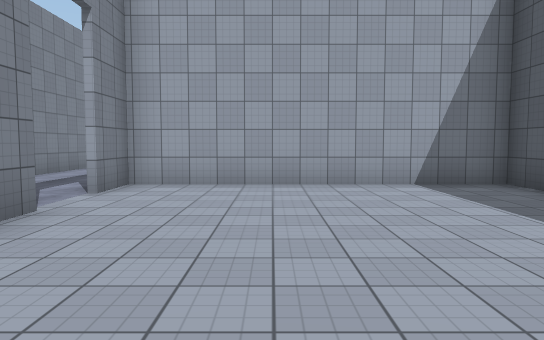
View 1 (above)

18 first-person views from a walk through a scene from a Unity 3-D project. The camera is 1.5 m above the floor, tilts 4° down and sees 70° across. The floor is counted in squares, 2 m on a side. Each view is taken from the middle of a square. On the plan, view 1 faces up. The plan holds only what a view shows up to about 12 squares ahead; the rest is blank. The place goes on beyond the plan. Surface patterns are stand-ins for the level's own textures.

View 2
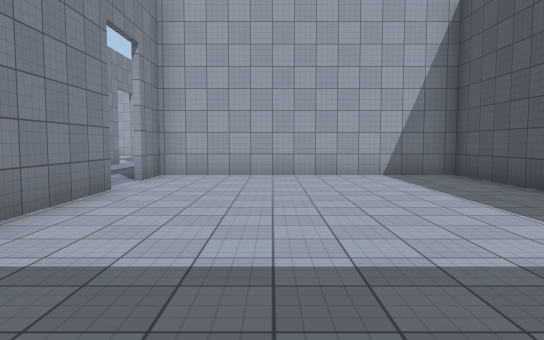

View 3
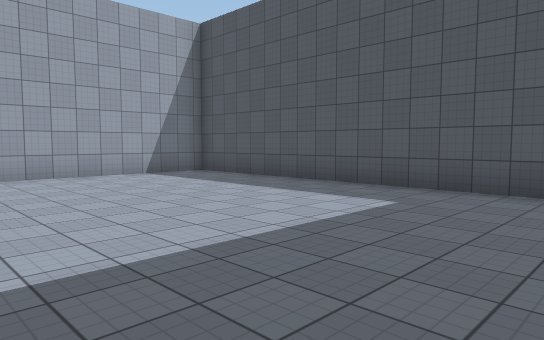

View 4
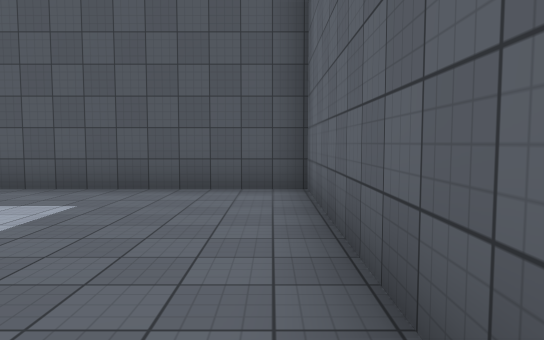

View 5
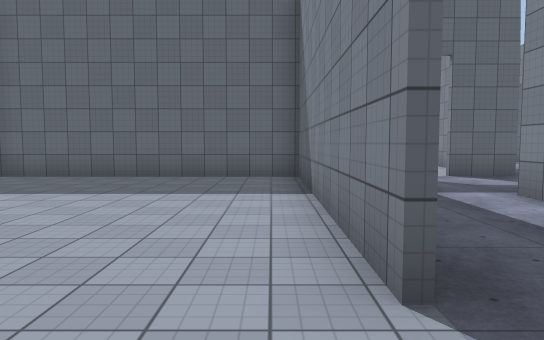

View 6
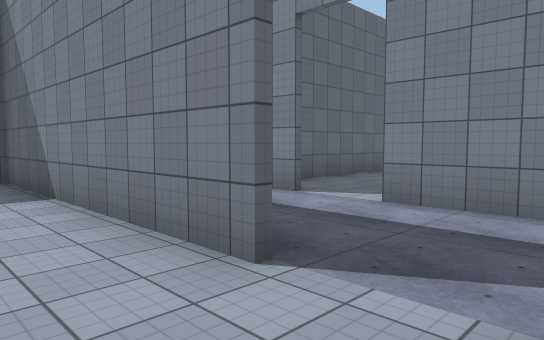

View 7
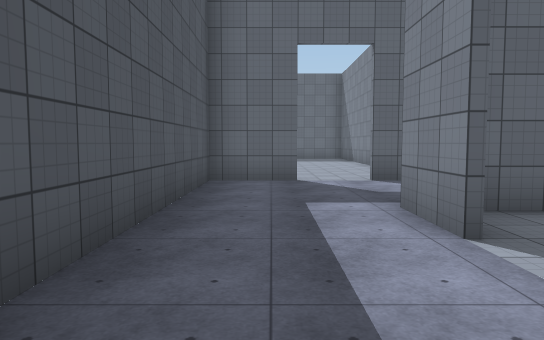

View 8
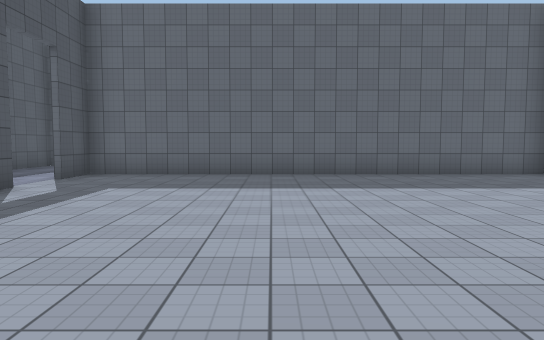

View 9
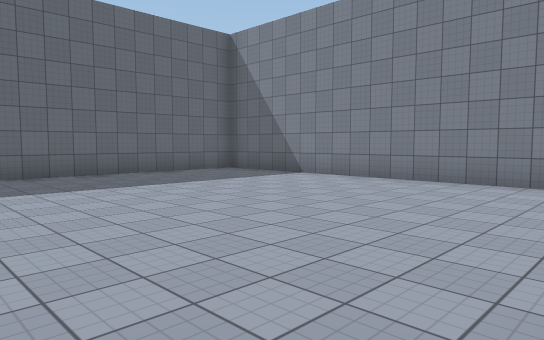

View 10
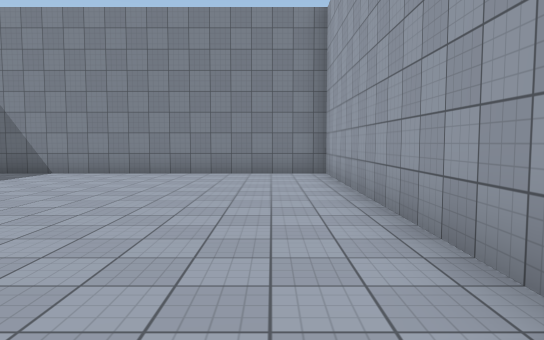

View 11
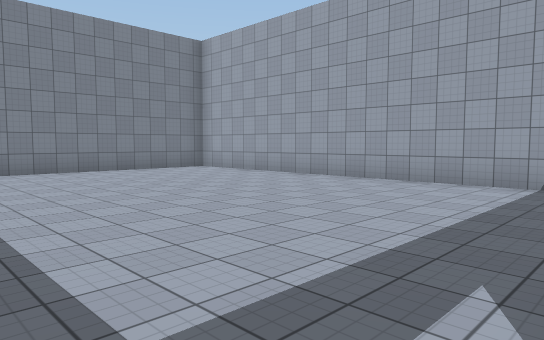

View 12
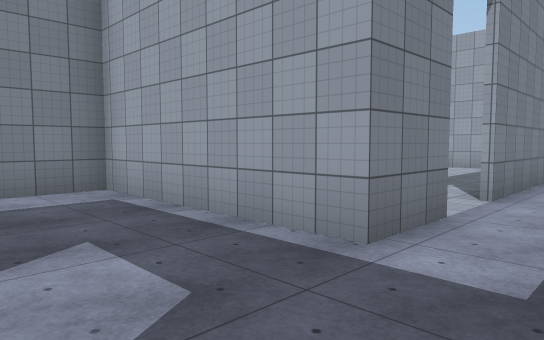

View 13
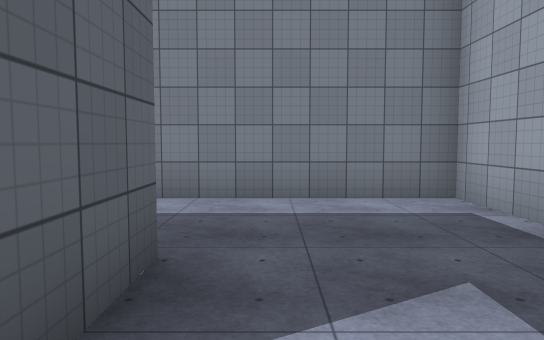

View 14
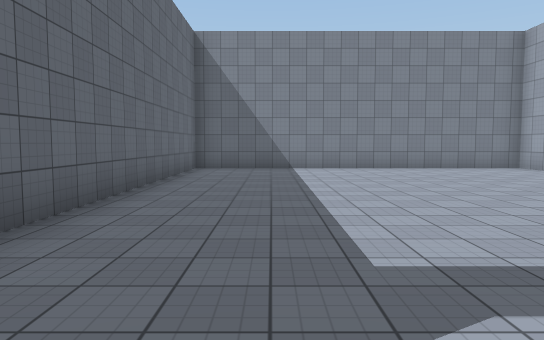

View 15
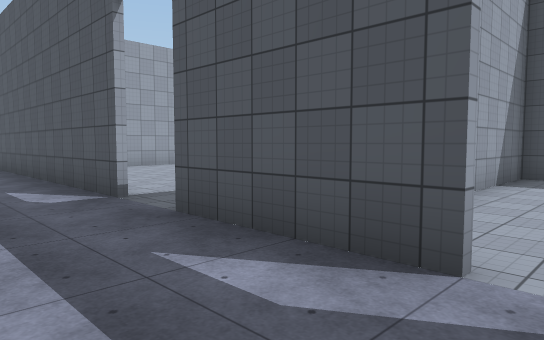

View 16
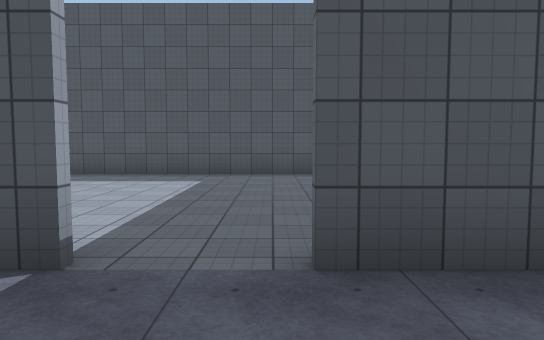

View 17
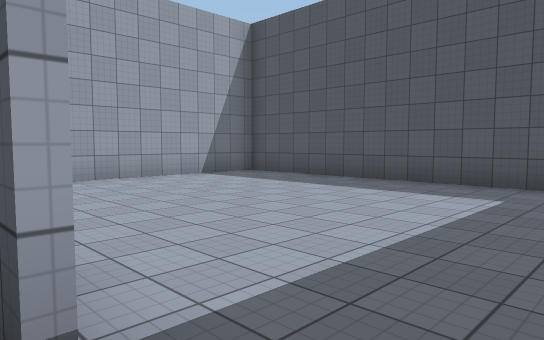

View 18
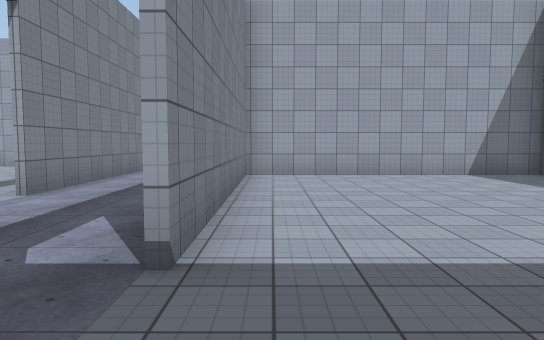

### Floor plan
Points are (right, up) in squares from view 1. A wall is a line through its corners. A room is listed if a view was taken in it or the views show most of it. See-through windows are left out.
Room 1 (views 1, 2, 3, 4, 5, 6)
walls: (-2.6, 4.4) (-2.6, -2.6) (4.3, -2.6) (4.3, 7) (-2.6, 7) (-2.6, 5.8)
ways out: opening at (-3, 5) to room 2
Room 2 (views 7, 15, 16)
walls: (-5.5, 6.5) (-5.5, 3.5); (-2.7, 5.6) (-2.7, 8.8); (-5.5, 10.6) (-5.5, 8.9)
ways out: opening at (-3, 5) to room 1; opening at (-4.5, 4) to room 5; opening at (-3, 9.5) to room 6; opening at (-4.5, 11)
Room 3 (views 8, 9, 10, 11)
walls: (-7.3, 10.3) (-16.5, 10.3) (-16.5, 0.7) (-5.7, 0.7) (-5.7, 2)
ways out: opening at (-6, 2.5) to room 5
Room 4 (views 12, 13)
walls: (-7.6, -2.7) (-6, -2.7); (-5.5, 0.5) (-10.2, 0.5) (-10.2, -3.5); (-4.5, -2.7) (-2.7, -2.7) (-2.7, 0.5)
ways out: opening at (-4.5, 1) to room 5
Room 5 (view 14)
walls: (-5.5, 2) (-5.5, 0.5); (-2.7, 0.5) (-2.7, 3.4)
ways out: opening at (-4.5, 4) to room 2; opening at (-6, 2.5) to room 3; opening at (-4.5, 1) to room 4
Room 6 (views 17, 18)
walls: (4.3, 8) (4.3, 17.1) (-2.6, 17.1) (-2.6, 10.2)
ways out: opening at (-3, 9.5) to room 2

Where each view was taken, in squares from view 1:
view 1: 0 up, 0 right, facing up
view 2: 2 down, 0 right, facing up
view 3: 2 down, 2 left, facing up-right
view 4: 2 down, 2 left, facing right
view 5: 6 up, 2 left, facing down
view 6: 6 up, 1 left, facing down-left
view 7: 5 up, 4 left, facing down
view 8: 10 up, 10 left, facing down
view 9: 10 up, 9 left, facing down-left
view 10: 9 up, 7 left, facing left
view 11: 3 up, 6 left, facing up-left
view 12: 2 down, 4 left, facing up-left
view 13: 2 down, 5 left, facing left
view 14: 3 up, 5 left, facing left
view 15: 5 up, 5 left, facing up-right
view 16: 9 up, 5 left, facing right
view 17: 9 up, 3 left, facing up-right
view 18: 8 up, 2 left, facing up
